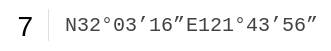
   <widget class="QFrame" name="frame_10">
    <property name="geometry">
     <rect>
      <x>140</x>
      <y>540</y>
      <width>331</width>
      <height>51</height>
     </rect>
    </property>
    <property name="styleSheet">
     <string notr="true">QFrame{
background: #FFFFFF;
border: 0px;
border-radius:5px;
}
QLineEdit{
font-family: Consolas;
font-size: 20px;
color: #424242;
background: rgb(0,0,0,0);
border:0px;
}
QLabel{
font-family: &quot;微软雅黑&quot;;
font-size: 20px;
color: #424242;
}</string>
    </property>
    <property name="frameShape">
     <enum>QFrame::StyledPanel</enum>
    </property>
    <property name="frameShadow">
     <enum>QFrame::Raised</enum>
    </property>
    <widget class="QFrame" name="frame_19">
     <property name="geometry">
      <rect>
       <x>48</x>
       <y>9</y>
       <width>1</width>
       <height>32</height>
      </rect>
     </property>
     <property name="styleSheet">
      <string notr="true">background: rgb(0, 0, 0, 0); 
border:1px solid #dfdfdf; </string>
     </property>
     <property name="frameShape">
      <enum>QFrame::StyledPanel</enum>
     </property>
     <property name="frameShadow">
      <enum>QFrame::Raised</enum>
     </property>
    </widget>
    <widget class="QLineEdit" name="lineEdit_lat_9">
     <property name="enabled">
      <bool>true</bool>
     </property>
     <property name="geometry">
      <rect>
       <x>63</x>
       <y>10</y>
       <width>131</width>
       <height>30</height>
      </rect>
     </property>
     <property name="font">
      <font>
       <family>Consolas</family>
       <pointsize>-1</pointsize>
      </font>
     </property>
     <property name="focusPolicy">
      <enum>Qt::ClickFocus</enum>
     </property>
     <property name="styleSheet">
      <string notr="true"/>
     </property>
     <property name="text">
      <string>N32°03’16”</string>
     </property>
     <property name="cursorMoveStyle">
      <enum>Qt::LogicalMoveStyle</enum>
     </property>
    </widget>
    <widget class="QLineEdit" name="lineEdit_lng_9">
     <property name="enabled">
      <bool>true</bool>
     </property>
     <property name="geometry">
      <rect>
       <x>180</x>
       <y>10</y>
       <width>141</width>
       <height>30</height>
      </rect>
     </property>
     <property name="font">
      <font>
       <family>Consolas</family>
       <pointsize>-1</pointsize>
      </font>
     </property>
     <property name="focusPolicy">
      <enum>Qt::StrongFocus</enum>
     </property>
     <property name="styleSheet">
      <string notr="true"/>
     </property>
     <property name="text">
      <string> E121°43’56”</string>
     </property>
    </widget>
    <widget class="QPushButton" name="pushButton_jia3_8">
     <property name="geometry">
      <rect>
       <x>0</x>
       <y>0</y>
       <width>51</width>
       <height>51</height>
      </rect>
     </property>
     <property name="font">
      <font>
       <pointsize>-1</pointsize>
      </font>
     </property>
     <property name="styleSheet">
      <string notr="true">QPushButton{
background-color: rgb(0,0,0,0);
border: none;
border-radius: 5px;
color: black;
font-familay : &quot;微软雅黑&quot;;
font-size: 28px;
}

QPushButton:clicked{
background-color: #EAEAEA;
border:none;
border-radius: 5px;
color: #FF8C00;
font-familay : &quot;微软雅黑&quot;;
font-size: 28px;
}

QPushButton:disabled{
border: 2px solid #C7C7C7;
border-radius: 5px;
color: #C7C7C7;
font-familay : &quot;微软雅黑&quot;;
font-size: 28px;
}

QPushButton:checked{
background-color: #FF8C00;
border: 0px;
border-radius: 5px;
color: #FFFFFF;
font-familay : &quot;微软雅黑&quot;;
font-size: 28px;
}</string>
     </property>
     <property name="text">
      <string>7</string>
     </property>
    </widget>
   </widget>
